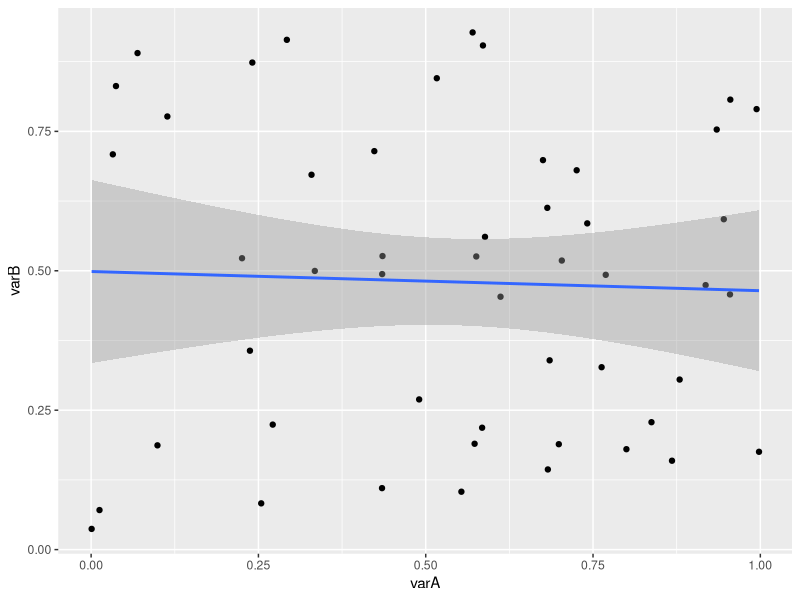
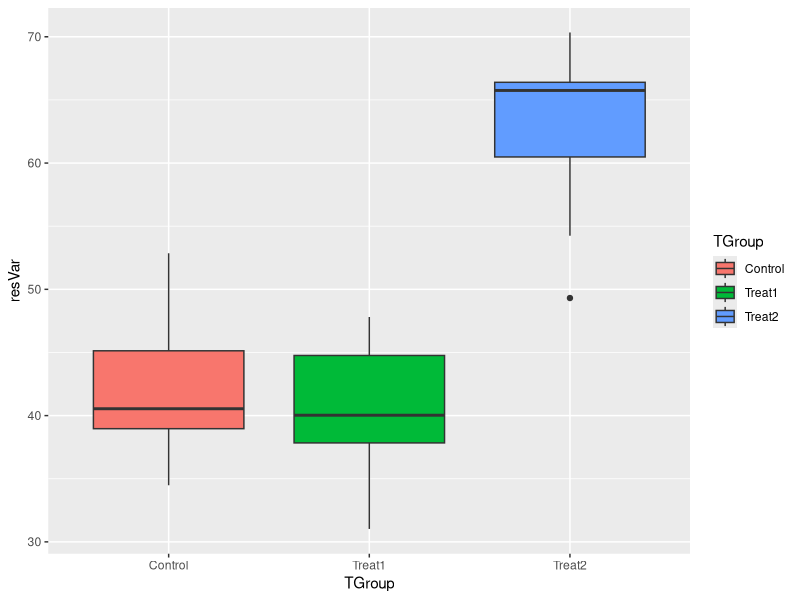
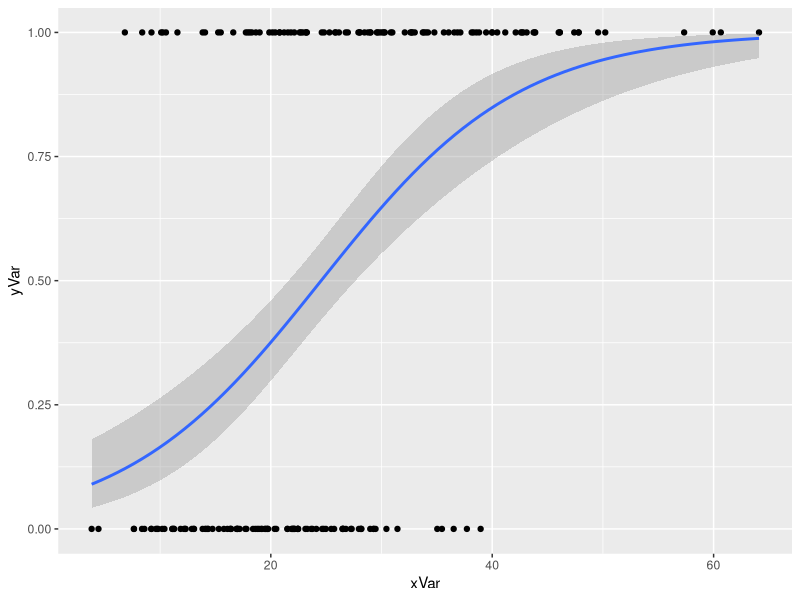
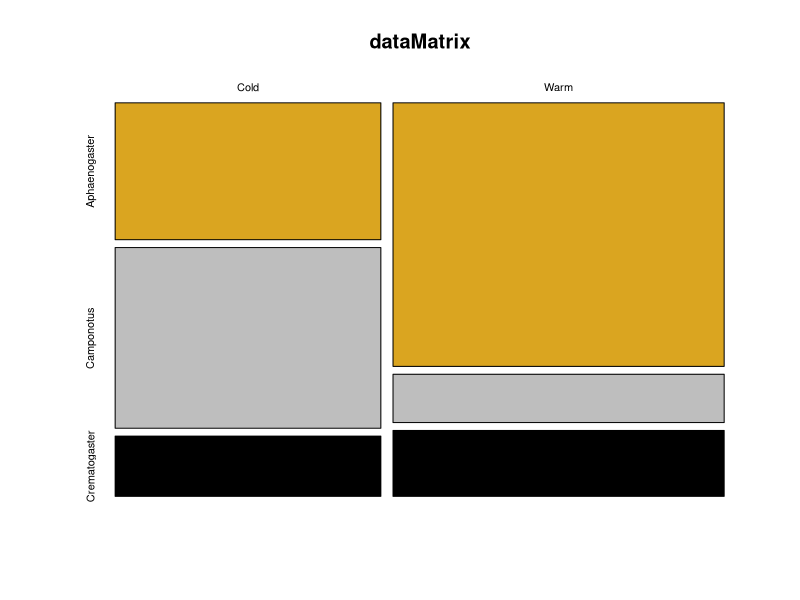
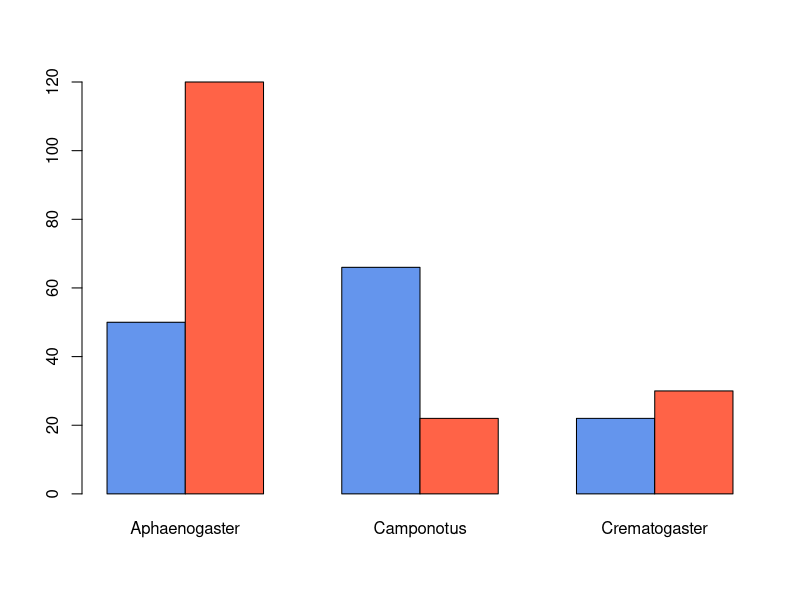
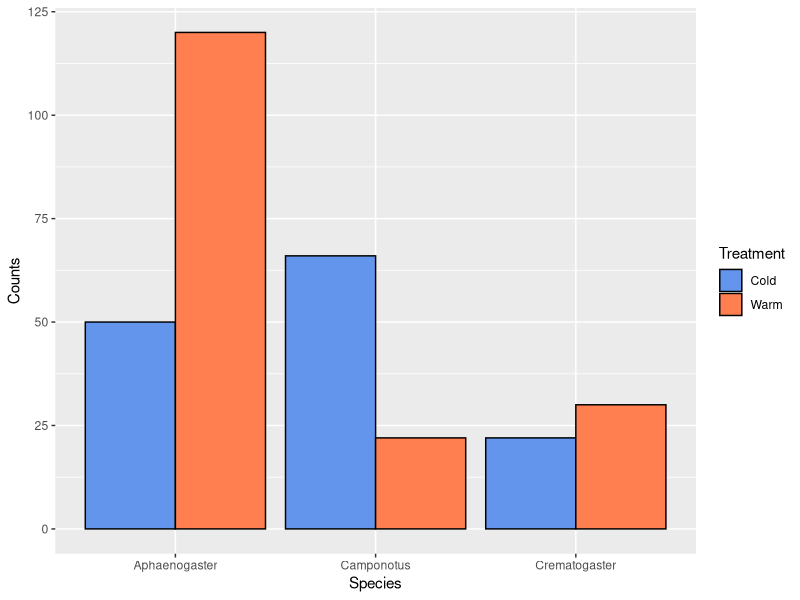

Source code (R) for these figures, in order:
## ---- chunk 1
library(tidyverse)
n = 50  # number of observations (rows)


varA <- runif(n) # random uniform values (independent)
varB <- runif(n) # a second random column (dependent)
varC <- 5.5 + varA*10 # a noisy linear relationship with varA
ID <- seq_len(n) # creates a sequence from 1:n (if n > 0!)
regData <- data.frame(ID,varA,varB,varC)
head(regData)
str(regData)
## ---- chunk 2
# model
regModel <- lm(varB~varA,data=regData)

# model output
regModel # printed output is sparse
str(regModel) # complicated, but has "coefficients"
head(regModel$residuals) # contains residuals

# 'summary' of model has elements
summary(regModel) # 
summary(regModel)$coefficients
str(summary(regModel))

# best to examine entire matrix of coefficients:
summary(regModel)$coefficients[] #shows all

# can pull results from this, but a little wordy
summary(regModel)$coefficients[1,4]   #p value for intercept
summary(regModel)$coefficients["(Intercept)","Pr(>|t|)"] # uggh


# alternatively unfurl this into a 1D atomic vector with names
z <- unlist(summary(regModel))
str(z)
z
z$coefficients7

# grab what we need and put into a tidy  list

regSum <- list(intercept=z$coefficients1,
               slope=z$coefficients2,
               interceptP=z$coefficients7,
               slopeP=z$coefficients8,
               r2=z$r.squared)

# much easier to query and use
print(regSum)
regSum$r2
regSum[[5]]

## ---- chunk 3
regPlot <- ggplot(data=regData,aes(x=varA,y=varB)) +
           geom_point() +
           stat_smooth(method=lm,se=0.99) # default se=0.95 
print(regPlot)
# ggsave(filename="Plot1.pdf",plot=regPlot,device="pdf")
## ---- chunk 4
nGroup <- 3 # number of treatment groups
nName <- c("Control","Treat1", "Treat2") # names of groups
nSize <- c(12,17,9) # number of observations in each group
nMean <- c(40,41,60) # mean of each group
nSD <- c(5,5,5) # standardd deviation of each group

ID <- 1:(sum(nSize)) # id vector for each row
resVar <- c(rnorm(n=nSize[1],mean=nMean[1],sd=nSD[1]),
            rnorm(n=nSize[2],mean=nMean[2],sd=nSD[2]),
            rnorm(n=nSize[3],mean=nMean[3],sd=nSD[3]))
TGroup <- rep(nName,nSize)
ANOdata <- data.frame(ID,TGroup,resVar)
str(ANOdata)
## ---- chunk 5
ANOmodel <- aov(resVar~TGroup,data=ANOdata)
print(ANOmodel)
print(summary(ANOmodel))
z <- summary(ANOmodel)
str(z)
aggregate(resVar~TGroup,data=ANOdata,FUN=mean)
unlist(z)
unlist(z)[7]
ANOsum <- list(Fval=unlist(z)[7],probF=unlist(z)[9])
ANOsum


## ---- chunk 6
ANOPlot <- ggplot(data=ANOdata,aes(x=TGroup,y=resVar,fill=TGroup)) +
           geom_boxplot()
print(ANOPlot)
# ggsave(filename="Plot2.pdf",plot=ANOPlot,device="pdf")
## ---- chunk 7

xVar <- sort(rgamma(n=200,shape=5,scale=5))
yVar <- sample(rep(c(1,0),each=100),prob=seq_len(200))
lRegData <- data.frame(xVar,yVar)

## ---- chunk 8
lRegModel <- glm(yVar ~ xVar,
                 data=lRegData,
                 family=binomial(link=logit))
summary(lRegModel)
summary(lRegModel)$coefficients

## ---- chunk 9
lRegPlot <- ggplot(data=lRegData, aes(x=xVar,y=yVar)) +
            geom_point() +
            stat_smooth(method=glm, method.args=list(family=binomial))
print(lRegPlot)
   
## ---- chunk 10
# integer counts of different data groups
vec1 <- c(50,66,22)
vec2 <- c(120,22,30)
dataMatrix <- rbind(vec1,vec2)
rownames(dataMatrix) <- c("Cold","Warm")
colnames(dataMatrix) <-c("Aphaenogaster",
                         "Camponotus",
                         "Crematogaster")
str(dataMatrix)
## ---- chunk 11
print(chisq.test(dataMatrix))
## ---- chunk 12
# some simple plots using baseR
mosaicplot(x=dataMatrix,
           col=c("goldenrod","grey","black"),
           shade=FALSE)
barplot(height=dataMatrix,
        beside=TRUE,
        col=c("cornflowerblue","tomato"))


dFrame <- as.data.frame(dataMatrix)
dFrame <- cbind(dFrame,list(Treatment=c("Cold","Warm")))
dFrame <- gather(dFrame,key=Species,Aphaenogaster:Crematogaster,value=Counts) 

p <- ggplot(data=dFrame,aes(x=Species,y=Counts,fill=Treatment)) + geom_bar(stat="identity",position="dodge",color=I("black")) +
  scale_fill_manual(values=c("cornflowerblue","coral"))
print(p)
